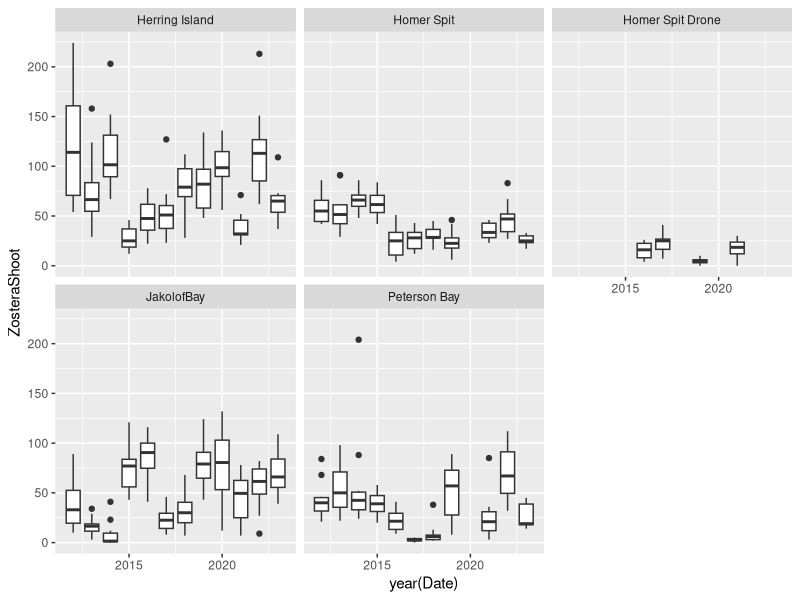
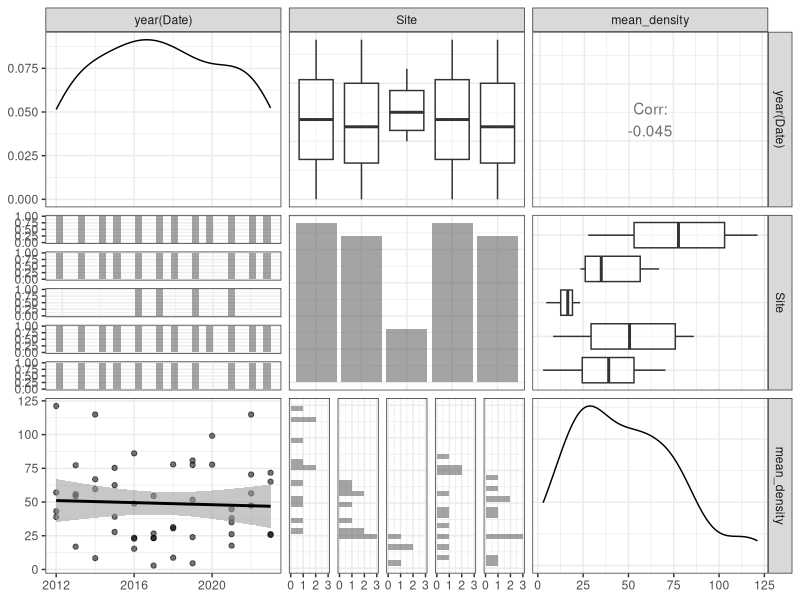
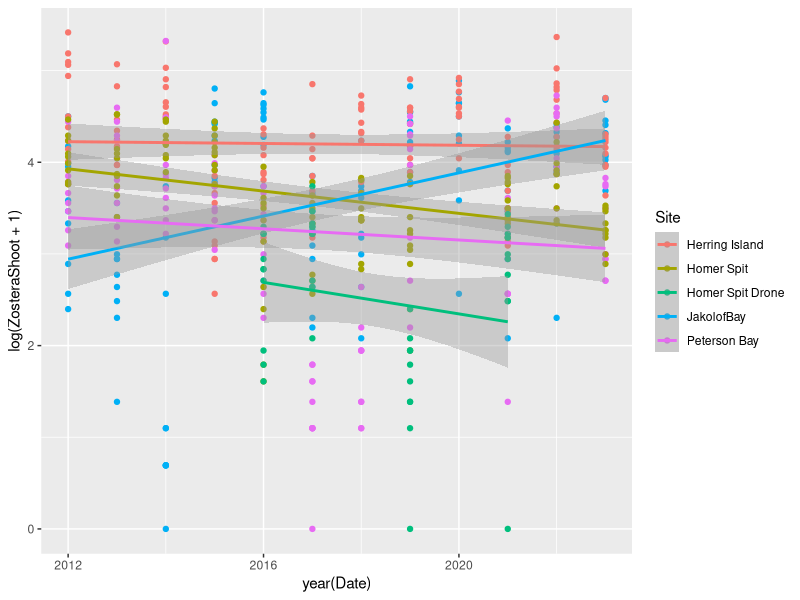

Write the R code that produced these figures, in order.
#++++++++++++++++++++++++++++++++++++++++++++++++++++++++++++++++++++++++++++++++++
#                                                                                ##
# Gulfwatch Seagrass data exploration                                            ##
# Script created 2023-12-01                                                      ##
# Data source: Alaska Gulf Watch                                                 ##
# R code prepared by Ross Whippo                                                 ##
# Last updated 2023-12-01                                                        ##
#                                                                                ##
#++++++++++++++++++++++++++++++++++++++++++++++++++++++++++++++++++++++++++++++++++

# SUMMARY:

# Script exploring seagrass data collected by Gulfwatch


# Required Files (check that script is loading latest version):
# KBAY2012-2023_Zostera_Shoot_Density.csv
# KATMKEFJPWS_2008-2016_Zostera_Percent_Cover_Summary.csv

# Associated Scripts:
# NONE

# TO DO 

#++++++++++++++++++++++++++++++++++++++++++++++++++++++++++++++++++++++++++++++++++
# TABLE OF CONTENTS                                                            ####
#                                                                                 +
# RECENT CHANGES TO SCRIPT                                                        +
# LOAD PACKAGES                                                                   +
# READ IN AND PREPARE DATA                                                        +
# MANIPULATE DATA                                                                 +
#                                                                                 +
#++++++++++++++++++++++++++++++++++++++++++++++++++++++++++++++++++++++++++++++++++

#++++++++++++++++++++++++++++++++++++++++++++++++++++++++++++++++++++++++++++++++++
# RECENT CHANGES TO SCRIPT                                                     ####
#++++++++++++++++++++++++++++++++++++++++++++++++++++++++++++++++++++++++++++++++++


#++++++++++++++++++++++++++++++++++++++++++++++++++++++++++++++++++++++++++++++++++
# LOAD PACKAGES                                                                ####
#++++++++++++++++++++++++++++++++++++++++++++++++++++++++++++++++++++++++++++++++++

library(tidyverse)
library(viridis)
library(lubridate)
library(GGally)

## Gives count, mean, standard deviation, standard error of the mean, and confidence interval (default 95%).
##   data: a data frame.
##   measurevar: the name of a column that contains the variable to be summariezed
##   groupvars: a vector containing names of columns that contain grouping variables
##   na.rm: a boolean that indicates whether to ignore NA's
##   conf.interval: the percent range of the confidence interval (default is 95%)
summarySE <- function(data=NULL, measurevar, groupvars=NULL, na.rm=FALSE,
                      conf.interval=.95, .drop=TRUE) {
  library(plyr)
  
  # New version of length which can handle NA's: if na.rm==T, don't count them
  length2 <- function (x, na.rm=FALSE) {
    if (na.rm) sum(!is.na(x))
    else       length(x)
  }
  
  # This does the summary. For each group's data frame, return a vector with
  # N, mean, and sd
  datac <- ddply(data, groupvars, .drop=.drop,
                 .fun = function(xx, col) {
                   c(N    = length2(xx[[col]], na.rm=na.rm),
                     mean = mean   (xx[[col]], na.rm=na.rm),
                     sd   = sd     (xx[[col]], na.rm=na.rm)
                   )
                 },
                 measurevar
  )
  
  # Rename the "mean" column    
  datac <- rename(datac, c("mean" = measurevar))
  
  datac$se <- datac$sd / sqrt(datac$N)  # Calculate standard error of the mean
  
  # Confidence interval multiplier for standard error
  # Calculate t-statistic for confidence interval: 
  # e.g., if conf.interval is .95, use .975 (above/below), and use df=N-1
  ciMult <- qt(conf.interval/2 + .5, datac$N-1)
  datac$ci <- datac$se * ciMult
  
  return(datac)
}

# fuction for "%notin%
`%notin%` <- Negate(`%in%`)


#++++++++++++++++++++++++++++++++++++++++++++++++++++++++++++++++++++++++++++++++++
# READ IN AND PREPARE DATA                                                     ####
#++++++++++++++++++++++++++++++++++++++++++++++++++++++++++++++++++++++++++++++++++

KBAY_seagrass <- read_csv("RawData/KBAY2012-2023_Zostera_Shoot_Density.csv", 
                             col_types = cols(Date = col_date(format = "%m/%d/%Y"), 
                                              Latitude = col_double(), Replicate = col_character()))

KATMKEFJPWS_seagrass <- read_csv("RawData/KATMKEFJPWS_2008-2016_Zostera_Percent_Cover_Summary.csv")

#++++++++++++++++++++++++++++++++++++++++++++++++++++++++++++++++++++++++++++++++++
# MANIPULATE DATA                                                              ####
#++++++++++++++++++++++++++++++++++++++++++++++++++++++++++++++++++++++++++++++++++

# How does mean density change at each site through time?
KBAY_seagrass %>%
  ggplot() +
  geom_boxplot(aes(x = year(Date), y = ZosteraShoot, group = year(Date))) +
  facet_wrap(.~Site)

# Do densities between sites track with each other?

# pairs 
KBAY_seagrass %>%
  group_by(year(Date), Site) %>%
  summarise(mean_density = mean(ZosteraShoot)) %>%
  ggpairs(columns = c(1:3), aes(alpha = 0.5), 
          lower = list(continuous = "smooth")) +
  theme_bw() 

# regression
KBAY_seagrass %>%
  ggplot(aes(x = year(Date), y = log(ZosteraShoot + 1), color = Site)) +
  geom_point() +
  geom_smooth(method = "lm")


############### SUBSECTION HERE

####
#<<<<<<<<<<<<<<<<<<<<<<<<<<END OF SCRIPT>>>>>>>>>>>>>>>>>>>>>>>>#

# SCRATCH PAD ####


